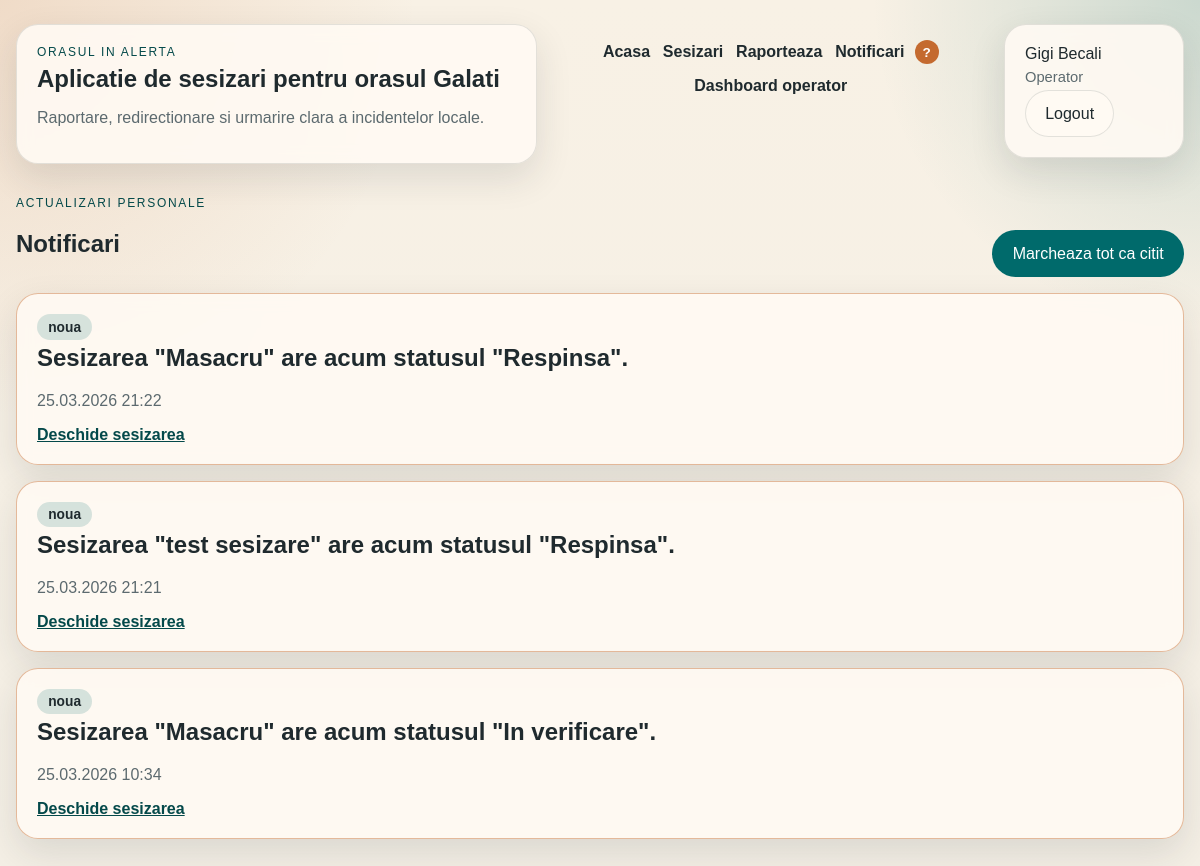
Page /notifications (signed in) on the committed database.
### app/models/entities.py (models this page shows, shortened)
class User(UserMixin, db.Model):
    __tablename__ = "users"
    id = db.Column(db.Integer, primary_key=True)
    full_name = db.Column(db.String(120), nullable=False)
    email = db.Column(db.String(255), nullable=False, unique=True)
    password_hash = db.Column(db.String(255), nullable=False)
    role = db.Column(db.String(32), nullable=False, default="citizen")
    department_id = db.Column(db.Integer, db.ForeignKey("departments.id"))
    created_at = db.Column(db.DateTime, default=utc_now, nullable=False)
    department = db.relationship("Department", back_populates="users")
    incidents = db.relationship("Incident", back_populates="creator", foreign_keys="Incident.created_by_id")
    updates = db.relationship("IncidentUpdate", back_populates="author")
    notifications = db.relationship("Notification", back_populates="user", cascade="all, delete-orphan")
    @property
    def role_label(self) -> str:
        return ROLE_LABELS.get(self.role, self.role)

class Notification(db.Model):
    __tablename__ = "notifications"
    id = db.Column(db.Integer, primary_key=True)
    user_id = db.Column(db.Integer, db.ForeignKey("users.id"), nullable=False)
    incident_id = db.Column(db.Integer, db.ForeignKey("incidents.id"), nullable=False)
    message = db.Column(db.String(255), nullable=False)
    is_read = db.Column(db.Boolean, default=False, nullable=False)
    created_at = db.Column(db.DateTime, default=utc_now, nullable=False)
    user = db.relationship("User", back_populates="notifications")
    incident = db.relationship("Incident", back_populates="notifications")

### app/routes/web.py (the view)
@web_bp.get("/notifications")
@login_required
def notifications():
    service = build_incident_service()
    return render_template(
        "notifications.html",
        page_title="Notificari",
        notifications=service.notifications_for(current_user.id),
    )

### app/repositories/notification_repository.py (called while the page is built)
    def list_for_user(self, user_id: int) -> list[Notification]:
        return Notification.query.filter_by(user_id=user_id).order_by(Notification.created_at.desc()).all()

### app/routes/web.py (called while the page is built)
def build_incident_service() -> IncidentService:
    return IncidentService(
        IncidentRepository(),
        CategoryRepository(),
        DepartmentRepository(),
        UserRepository(),
        NotificationRepository(),
        IncidentPhotoRepository(),
    )

### app/services/incident_service.py (called while the page is built)
    def notifications_for(self, user_id: int):
        return self.notification_repository.list_for_user(user_id)

### app/templates/notifications.html
{% extends "base.html" %}
{% block content %}
<section class="section-header">
    <div>
        <p class="eyebrow">Actualizari personale</p>
        <h1>Notificari</h1>
    </div>
    <form method="post" action="{{ url_for('web.mark_notifications_read') }}">
        <button type="submit">Marcheaza tot ca citit</button>
    </form>
</section>
<section class="single-column">
    {% for notification in notifications %}
        <article class="card {% if not notification.is_read %}card-highlight{% endif %}">
            <div class="card-tags">
                <span class="pill {% if notification.is_read %}pill-neutral{% else %}pill-in_verificare{% endif %}">
                    {% if notification.is_read %}citita{% else %}noua{% endif %}
                </span>
            </div>
            <h2>{{ notification.message }}</h2>
            <p class="muted-text">{{ notification.created_at.strftime("%d.%m.%Y %H:%M") }}</p>
            <a class="text-link" href="{{ url_for('web.incident_detail', incident_id=notification.incident_id) }}">Deschide sesizarea</a>
        </article>
    {% else %}
        <article class="card">
            <h2>Nu exista notificari</h2>
            <p>Counterul din meniu se va actualiza automat cand apar notificari noi.</p>
        </article>
    {% endfor %}
</section>
{% endblock %}

### app/templates/base.html (shortened to what this page needs)
<!DOCTYPE html>
<html lang="ro">
<head>
    <link rel="stylesheet" href="{{ url_for('static', filename='styles.css') }}">
</head>
<body
    data-map-default-lat="{{ config.MAP_DEFAULT_LAT }}"
    data-map-default-lng="{{ config.MAP_DEFAULT_LNG }}"
    data-map-default-zoom="{{ config.MAP_DEFAULT_ZOOM }}"
    {% if current_user.is_authenticated %}
        data-unread-url="{{ url_for('api.unread_notifications') }}"
    {% endif %}
>
    <header class="site-header">
        <div class="brand-block">
            <p class="eyebrow">{{ config.APP_NAME }}</p>
            <a class="brand-title" href="{{ url_for('web.home') }}">Aplicatie de sesizari pentru orasul Galati</a>
            <p class="brand-copy">Raportare, redirectionare si urmarire clara a incidentelor locale.</p>
        </div>
        <nav class="site-nav" aria-label="Meniu principal">
            <a href="{{ url_for('web.home') }}">Acasa</a>
            {% if current_user.is_authenticated %}
                <a href="{{ url_for('web.incidents') }}">Sesizari</a>
                <a href="{{ url_for('web.new_incident') }}">Raporteaza</a>
                <a href="{{ url_for('web.notifications') }}">
                    Notificari
                    <span class="badge" id="notification-count" aria-live="polite">0</span>
                </a>
                {% if current_user.role in ["operator", "admin"] %}
                    <a href="{{ url_for('web.operator_dashboard') }}">Dashboard operator</a>
                {% endif %}
            {% endif %}
        </nav>
        <div class="account-panel">
            {% if current_user.is_authenticated %}
                <p class="account-name">{{ current_user.full_name }}</p>
                <p class="account-role">{{ current_user.role_label }}</p>
                <form method="post" action="{{ url_for('web.logout') }}">
                    <button type="submit" class="ghost-button">Logout</button>
                </form>
            {% else %}
                <a class="ghost-button" href="{{ url_for('web.login') }}">Login</a>
                <a class="button-link" href="{{ url_for('web.register') }}">Cont nou</a>
            {% endif %}
        </div>
    </header>
    <main class="page-shell" id="main-content">
        {% block content %}{% endblock %}
    </main>
</body>
</html>

### app/static/styles.css (style rules this page uses)
:root { color-scheme: light; --bg: #f4efe5; --surface: rgba(255, 250, 243, 0.9); --surface-strong: #fffaf3; --surface-soft: rgba(255, 250, 243, 0.7); --ink: #1f2a2e; --muted: #5c6a6f; --accent: #006a6b; --accent-dark: #04494a; --secondary: #c46a2f; --border: rgba(31, 42, 46, 0.12); --shadow: 0 14px 36px rgba(31, 42, 46, 0.12); --danger: #a23232; --success: #1e6b43; --skip-link-bg: #ffffff; --body-orb-warm: rgba(196, 106, 47, 0.16); --body-orb-cool: rgba(0, 106, 107, 0.18); --body-gradient-start: #f8f1e5; --hero-start: rgba(255, 250, 243, 0.92); --hero-end: rgba(236, 246, 244, 0.94); --field-bg: #fffdf9; --field-file-bg: rgba(255, 253, 249, 0.96); --map-gradient-start: rgba(0, 106, 107, 0.12); --map-gradient-end: rgba(196, 106, 47, 0.1); --info-bg: rgba(0, 106, 107, 0.08); --flash-bg: rgba(0, 106, 107, 0.12); --neutral-bg: rgba(31, 42, 46, 0.08); --pill-new-bg: rgba(196, 106, 47, 0.16); --pill-review-bg: rgba(0, 106, 107, 0.16); --pill-work-bg: rgba(44, 102, 73, 0.16); --pill-success-bg: rgba(30, 107, 67, 0.18); --pill-danger-bg: rgba(162, 50, 50, 0.18); --success-bg: rgba(30, 107, 67, 0.14); --danger-bg: rgba(162, 50, 50, 0.14); --photo-card-bg: rgba(255, 250, 243, 0.7); --photo-media-bg: rgba(0, 106, 107, 0.08); }
* { box-sizing: border-box; }
html { scroll-behavior: smooth; }
body { margin: 0; color: var(--ink); font-family: "Trebuchet MS", "Verdana", sans-serif; background: radial-gradient(circle at top left, var(--body-orb-warm), transparent 28%), radial-gradient(circle at top right, var(--body-orb-cool), transparent 22%), linear-gradient(180deg, var(--body-gradient-start) 0%, var(--bg) 100%); }
a { color: inherit; }
button, input, select, textarea { font: inherit; }
button, .button-link, .ghost-button { display: inline-flex; align-items: center; justify-content: center; gap: 0.4rem; border-radius: 999px; padding: 0.85rem 1.2rem; cursor: pointer; text-decoration: none; transition: transform 0.15s ease, background 0.15s ease; }
button, .button-link { border: 1px solid transparent; background: var(--accent); color: #ffffff; }
.ghost-button { border: 1px solid var(--border); background: var(--surface-strong); color: var(--ink); }
.site-header, .page-shell { width: min(1200px, calc(100% - 2rem)); margin: 0 auto; }
.site-header { display: grid; grid-template-columns: 1.2fr 1fr auto; gap: 1rem; align-items: start; padding: 1.5rem 0 1rem; }
.brand-block, .account-panel, .panel, .card, .form-card, .stat-card, .flash-message, .hero-panel { background: var(--surface); border: 1px solid var(--border); border-radius: 22px; box-shadow: var(--shadow); backdrop-filter: blur(8px); }
.brand-block, .account-panel, .panel, .card, .form-card, .stat-card, .hero-panel { padding: 1.25rem; }
.brand-title { display: inline-block; font-size: clamp(1.4rem, 2vw, 2rem); font-weight: 700; text-decoration: none; }
.brand-copy, .muted-text, .inline-hint, .timeline-meta { color: var(--muted); }
.eyebrow { margin: 0 0 0.35rem; text-transform: uppercase; letter-spacing: 0.14em; font-size: 0.75rem; color: var(--accent-dark); }
.site-nav { display: flex; flex-wrap: wrap; gap: 0.8rem; align-items: center; justify-content: center; padding-top: 1rem; }
.site-nav a { text-decoration: none; font-weight: 600; }
.account-panel { min-width: 180px; }
.account-name, .account-role { margin: 0 0 0.35rem; }
.account-role { font-size: 0.92rem; color: var(--muted); }
.badge { display: inline-flex; align-items: center; justify-content: center; min-width: 1.5rem; min-height: 1.5rem; padding: 0 0.3rem; margin-left: 0.35rem; border-radius: 999px; background: var(--secondary); color: #ffffff; font-size: 0.85rem; }
.page-shell { padding-bottom: 3rem; }
.section-header { display: flex; justify-content: space-between; align-items: end; gap: 1rem; margin: 1rem 0; }
.card-highlight { border-color: rgba(196, 106, 47, 0.45); }
.card h2, .card h3 { margin-top: 0.25rem; }
.card-tags { display: flex; flex-wrap: wrap; gap: 0.5rem; }
.pill { display: inline-flex; align-items: center; border-radius: 999px; padding: 0.32rem 0.7rem; font-size: 0.86rem; font-weight: 600; }
.pill-in_verificare, .pill-redirectionata { background: var(--pill-review-bg); }
.text-link { font-weight: 700; color: var(--accent-dark); }
.content-stack, .single-column { display: grid; gap: 1rem; }

### rows in the picture
User: full_name "Gigi Becali", role_label "Operator"
Notification: is_read "noua", message "Sesizarea \"Masacru\" are acum statusul \"Respinsa\".", created_at "25.03.2026 21:22"
Notification: is_read "noua", message "Sesizarea \"test sesizare\" are acum statusul \"Respinsa\".", created_at "25.03.2026 21:21"
Notification: is_read "noua", message "Sesizarea \"Masacru\" are acum statusul \"In verificare\".", created_at "25.03.2026 10:34"

### other values in the picture
{{ config.APP_NAME }} "ORASUL IN ALERTA"
